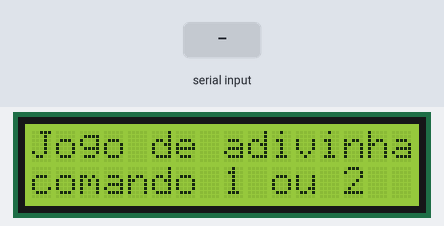
Bench run of a sketch on a simulated Arduino Uno, built with avr-gcc and run on an emulated ATmega328P. Shown: 16×2 character LCD. Inputs (shaded band) come from the test bench.

Above: at 1.2 s.
1.3 s: "1\n" received over Serial
At 2.5 s:
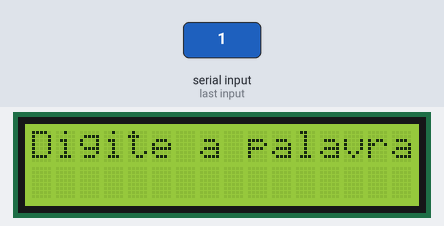
2.8 s: "2\n" received over Serial
At 3.2 s:
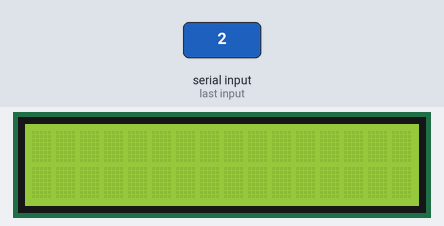
5.8 s: byte 50 ('2') received over Serial
At 6.6 s:
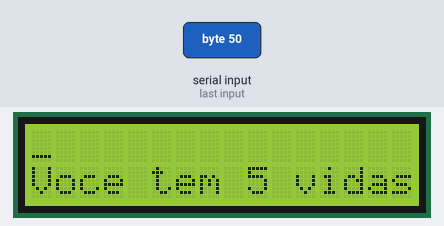
7.3 s: byte 50 ('2') received over Serial
At 8.4 s:
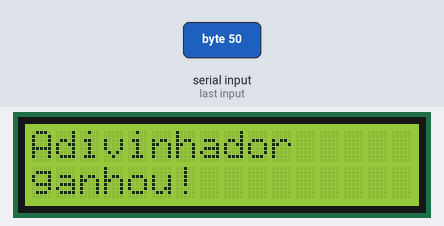
8.8 s: "2\n" received over Serial
At 9.7 s:
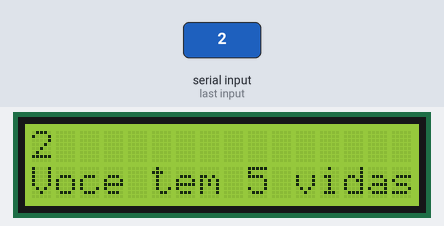
10.3 s: "0\n" received over Serial
At 10.7 s:
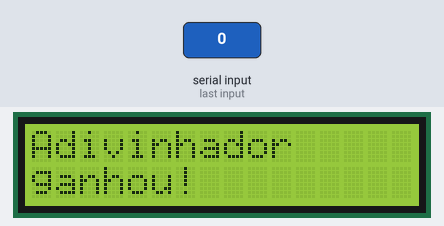
Timing chart, 0 to 12.8 s (numbered marks = the images above; inputs shaded):
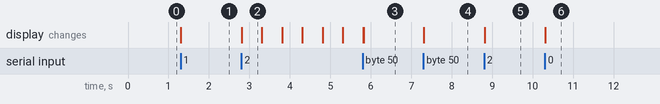

The sketch:

game.ino
```cpp
#include <LiquidCrystal.h>
const int rs = 12, en = 11, d4 = 5, d5 = 4, d6 = 3, d7 = 2;
LiquidCrystal lcd(rs, en, d4, d5, d6, d7);
bool alfabeto[26];
char palavra[16];
int tamanho_da_palavra;
byte coracao[] = {
  B00000,
  B01010,
  B11111,
  B11111,
  B01110,
  B00100,
  B00000,
  B00000
};
void menu_inicial(){
  lcd.setCursor(0, 0);
  lcd.print("Jogo de adivinha");
  lcd.setCursor(0, 1);
  lcd.print("comando 1 ou 2");
}
bool preparado;
void setup() {
  // put your setup code here, to run once:
  lcd.begin(16, 2);
  lcd.createChar(1, coracao);
  Serial.begin(9600);
  while (!Serial) {
    ; // wait for serial port to connect. Needed for native USB port only
  }
  menu_inicial();
  preparado = false;
}

void gravar_palavra(){
    char caracter;
    int novo_index = 0;
    lcd.setCursor(0,0);
    while (Serial.available()){
       caracter = Serial.read();//Lê os dados recebidos na porta serial e guarda na variável cor
    }
    caracter = ' ';
    lcd.print("Digite a palavra!");
    while(novo_index < 16) {//Se a serial receber algum caractere
        if (Serial.available()){
         caracter = Serial.read();//Lê os dados recebidos na porta serial e guarda na variável cor
         if (caracter != '\n' and novo_index < 16){
          palavra[novo_index++] = caracter;
          tamanho_da_palavra = novo_index;
         }else{
          while(novo_index < 16)
            palavra[novo_index++] = ' ';
         }
        }
      }
    lcd.clear();
    lcd.setCursor(0, 0);
    lcd.print("Jogo preparado!");
    for (int i = 0 ; i < 3 ; i++){
      lcd.noDisplay();
      delay(500);
      lcd.display();
      delay(500);
    }
    lcd.clear();
    menu_inicial();

}

const bool GANHOU = true;
bool checar_se_ganhou(){
    for (int i = 0 ; i < tamanho_da_palavra; i++){
        int index = int(palavra[i] - 'a');
        if (alfabeto[index] == false){
            return false;
        }
    }
    return true;
}
void imprimi_palavra(){
    lcd.setCursor(0, 0);
    for (int i =0 ; i < tamanho_da_palavra ; i++){
        int index = palavra[i] - 'a';
        if(alfabeto[index]){
            lcd.print(palavra[i]);
        }
        else{
            lcd.print('_');
        }
    }
}
void imprimi_tentativas(int vidas){
      lcd.setCursor(0,1);
      lcd.print("Voce tem ");
      lcd.print(vidas);
      lcd.print(" vidas!");
}
bool checar_se_acertou(char chute){
    for (int i = 0 ; i < tamanho_da_palavra; i++){
        if(palavra[i] == chute){
          return false;
        }
    }
    return true;
}
bool jogar(){
    int tentativa = 5;
    for (int i = 0 ; i < 26; i++){
        alfabeto[i] = false;
    }
    lcd.setCursor(0, 0);
    lcd.print("Chute uma letra");
    lcd.clear();
    while (tentativa > 0){

        imprimi_palavra();
        imprimi_tentativas(tentativa);
        if (Serial.available()){
              char caracter = Serial.read();
              if (caracter!='\n'){
                  int index = int(caracter - 'a');
                  alfabeto[index] = true;
                  if(checar_se_acertou(caracter)){
                      tentativa--;
                  }
                  bool check = checar_se_ganhou();
                  if(check){
                    lcd.clear();
                    return true;
                  }
              }

        }
    }
    lcd.clear();
    return false;
}

void loop() {
  // put your main code here, to run repeatedly:
  char opcao;
  if (Serial.available()) {//Se a serial receber algum caractere
       opcao = Serial.read();//Lê os dados recebidos na porta serial e guarda na variável cor
       switch (opcao){
            case '1':
            lcd.clear();
            gravar_palavra();
            preparado = true;
            break;
            case '2':
                if (preparado){
                  lcd.clear();
                  if (jogar() == GANHOU){
                      lcd.print("Adivinhador");
                      lcd.setCursor(0,1);
                      lcd.print("ganhou!");
                  }else{
                      lcd.print("Adivinhador");
                      lcd.setCursor(0,1);
                      lcd.print("perdeu!");
                  }
                }
                else{
                  lcd.clear();
                  lcd.setCursor(0, 0);
                  lcd.print("Execute 1 antes");
                  delay(1000);
                  menu_inicial();
                }
            break;
            default:

            break;
       }
  }
}
```

Measured:
- after the input at 1.3 s, the display: changes at once (image 1)
- after the input at 2.8 s, the display: changes at once (image 2)
- after the input at 5.8 s, the display: first differs from a run without the input at once (image 3)
- after the input at 7.3 s, the display: changes at once (image 4)
- after the input at 8.8 s, the display: changes at once (image 5)
- after the input at 10.3 s, the display: changes at once (image 6)
- what the display in image 2 shows lasts 0.5 s, from 2.8 s to 3.3 s
